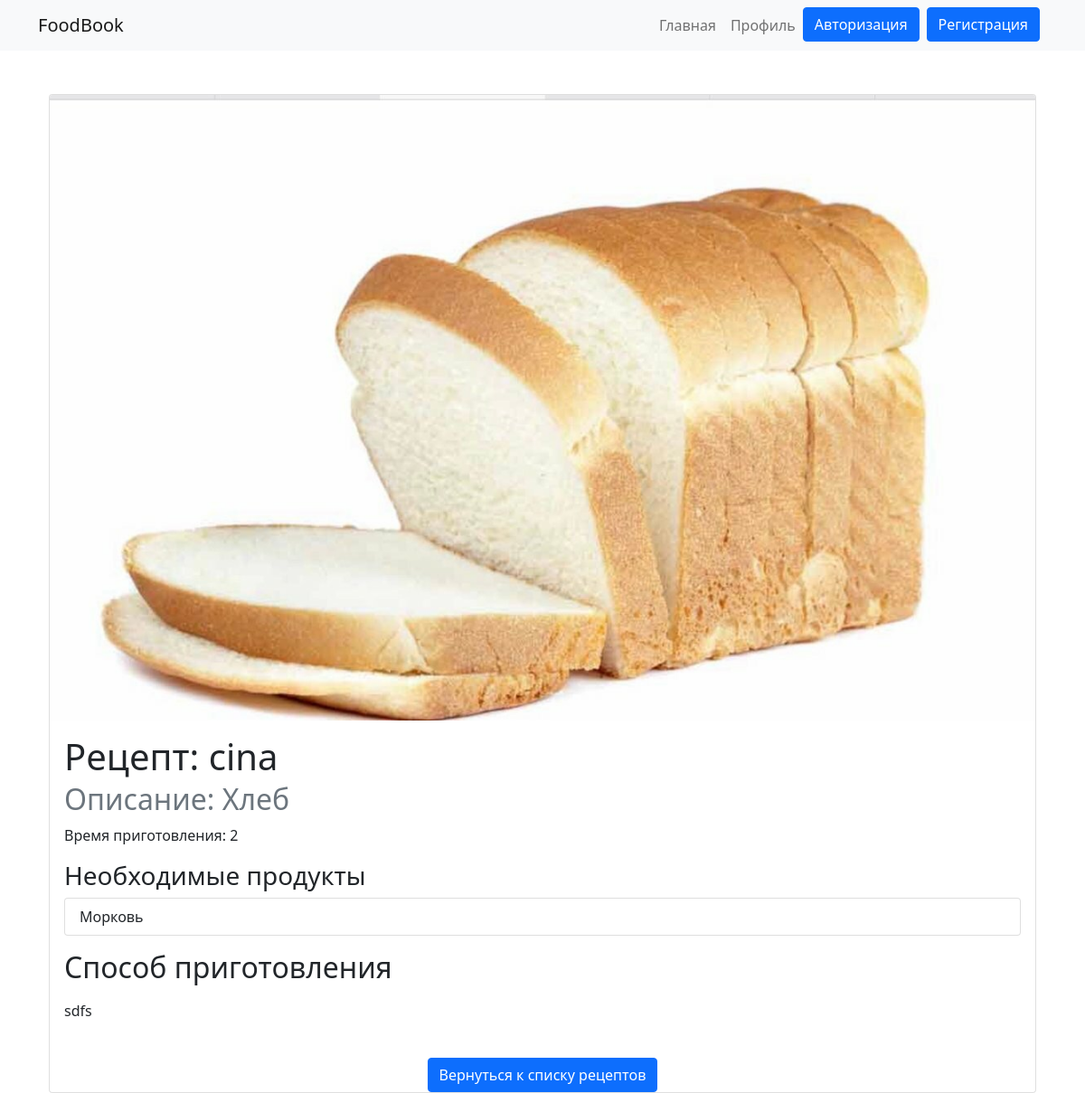
The page /recipe-and-product/recipts/3 on the database its author committed.
### RecipeAndProduct/models.py (models this page shows, shortened)
class Recipe(models.Model):
    name = models.CharField(max_length=30,blank=True)
    discription  = models.TextField(null=False,blank=True)
    cooking_steps = models.TextField(null=False,blank=True)
    cooking_time = models.PositiveSmallIntegerField(default=0)
    image_dish  = models.ImageField(null=True, blank=True, upload_to=image_path_name)
    catigory_recipe = models.ManyToManyField(CatigoryRecipe, related_name='catigory_recipe')
    products = models.ManyToManyField(Products, related_name='products')
    user = models.ForeignKey(User, on_delete=models.PROTECT)

class Products(models.Model):
    name = models.CharField(max_length=30,blank=True)
    price = models.DecimalField(default=0,max_digits=8,decimal_places=2)
    callorise = models.IntegerField(null=False, blank=True)

### RecipeAndProduct/views.py (the view)
# urls.py: path('recipts/<int:pk>', RecipeDitailsView.as_view(), name = 'recipt-ditails'),
class RecipeDitailsView( DetailView):
    template_name = "RecipeAndProduct/recipe-ditails.html"
    queryset = (
        Recipe.objects
        .prefetch_related('catigory_recipe', )
        .all()
    )
    context_object_name = 'recept'

### RecipeAndProduct/templates/RecipeAndProduct/recipe-ditails.html (shortened to what this page needs)
{% extends 'RecipeAndProduct/base_R&P.html'%}
{% block body %}
    {% if recept %}
         <div class="container mt-5">
        <div class="card">
            {% if recept.image_dish %}
                <img src="{{ recept.image_dish.url }}" class="card-img-top" alt="{{ recept.name }}">
            {% endif %}
            <div class="card-body">
                <h1 class="card-title">Рецепт: {{ recept.name }}</h1>
                <h2 class="card-subtitle mb-2 text-muted">Описание: {{ recept.discription }}</h2>
                <p class="card-text">Время приготовления: {{ recept.cooking_time }}</p>
                <div class="mb-3">
                    <h3>Необходимые продукты</h3>
                    <ul class="list-group">
                        {% for prod in recept.products.all %}
                            <li class="list-group-item">{{ prod.name }}</li>
                        {% endfor %}
                    </ul>
                </div>
                <h2 class="mb-3">Способ приготовления</h2>
                <p class="card-text">{{ recept.cooking_steps }}</p>
            </div>
            <div class="row mt-4">
                <div class="col-12 text-center">
                    <a href="{% url 'RecipeAndProduct:recipt-list' %}" class="btn btn-primary">Вернуться к списку рецептов</a>
                </div>
            </div>
        </div>
    </div>
    {%endif%}
{% endblock%}

### rows shown on the page
Recipe: image_dish (picture), name "cina", discription "Хлеб", cooking_time "2", cooking_steps "sdfs"
Products: name "Морковь"
